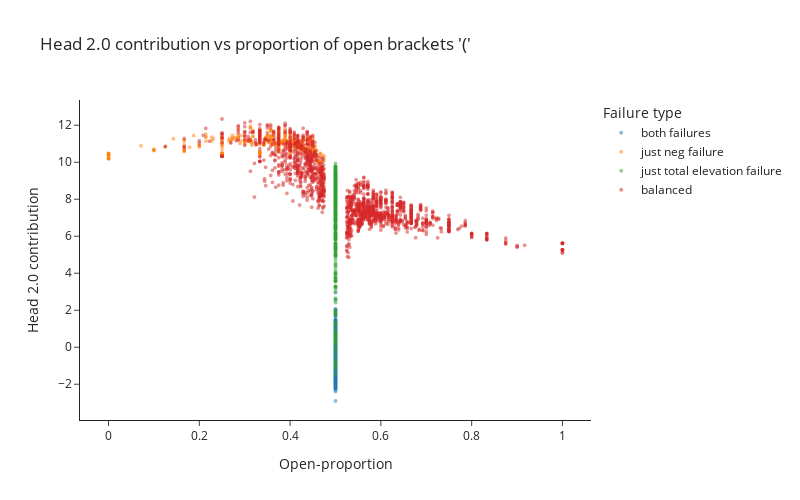

The cell this chart's notebook holds for it:
### Code cell
if MAIN:
    fig = px.scatter(
        x=data.open_proportion, y=h20_in_d, color=failure_types, 
        title="Head 2.0 contribution vs proportion of open brackets '('", template="simple_white", height=500, width=800,
        labels={"x": "Open-proportion", "y": "Head 2.0 contribution"}, category_orders={"color": failure_types_dict.keys()}
    ).update_traces(marker_size=4, opacity=0.5).update_layout(legend_title_text='Failure type')
    fig.show()

### Figure 1 — Plotly figure (JSON) as saved in the notebook; plotly's stock layout.template omitted (floating-point values rounded to 4 significant figures; data arrays with more than 128 entries replaced by an {"elided": "..."} marker saying what was removed)
{"data": [{"hovertemplate": "color=both failures<br>Open-proportion=%{x}<br>Head 2.0 contribution=%{y}<extra></extra>", "legendgroup": "both failures", "marker": {"color": "#1F77B4", "size": 4, "symbol": "circle"}, "mode": "markers", "name": "both failures", "opacity": 0.5, "showlegend": true, "type": "scattergl", "x": {"elided": "2284 float values"}, "xaxis": "x", "y": {"elided": "2284 float values"}, "yaxis": "y"}, {"hovertemplate": "color=just neg failure<br>Open-proportion=%{x}<br>Head 2.0 contribution=%{y}<extra></extra>", "legendgroup": "just neg failure", "marker": {"color": "#FF7F0E", "size": 4, "symbol": "circle"}, "mode": "markers", "name": "just neg failure", "opacity": 0.5, "showlegend": true, "type": "scattergl", "x": {"elided": "481 float values"}, "xaxis": "x", "y": {"elided": "481 float values"}, "yaxis": "y"}, {"hovertemplate": "color=just total elevation failure<br>Open-proportion=%{x}<br>Head 2.0 contribution=%{y}<extra></extra>", "legendgroup": "just total elevation failure", "marker": {"color": "#2CA02C", "size": 4, "symbol": "circle"}, "mode": "markers", "name": "just total elevation failure", "opacity": 0.5, "showlegend": true, "type": "scattergl", "x": {"elided": "512 float values"}, "xaxis": "x", "y": {"elided": "512 float values"}, "yaxis": "y"}, {"hovertemplate": "color=balanced<br>Open-proportion=%{x}<br>Head 2.0 contribution=%{y}<extra></extra>", "legendgroup": "balanced", "marker": {"color": "#D62728", "size": 4, "symbol": "circle"}, "mode": "markers", "name": "balanced", "opacity": 0.5, "showlegend": true, "type": "scattergl", "x": {"elided": "1723 float values"}, "xaxis": "x", "y": {"elided": "1723 float values"}, "yaxis": "y"}], "layout": {"height": 500, "legend": {"title": {"text": "Failure type"}, "tracegroupgap": 0}, "title": {"text": "Head 2.0 contribution vs proportion of open brackets '('"}, "width": 800, "xaxis": {"anchor": "y", "domain": [0, 1], "title": {"text": "Open-proportion"}}, "yaxis": {"anchor": "x", "domain": [0, 1], "title": {"text": "Head 2.0 contribution"}}}}
